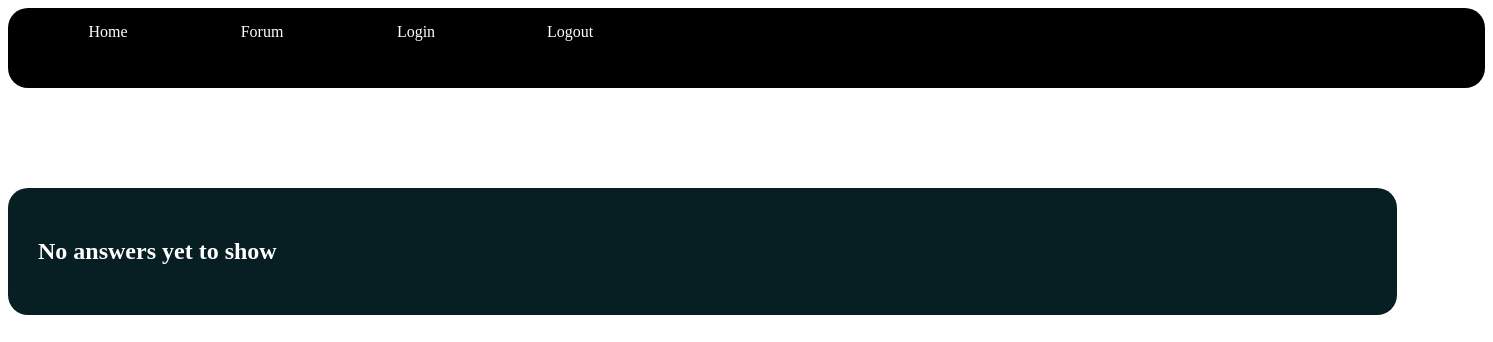
Page /forum/show-answer/2/ on the earlier database version.
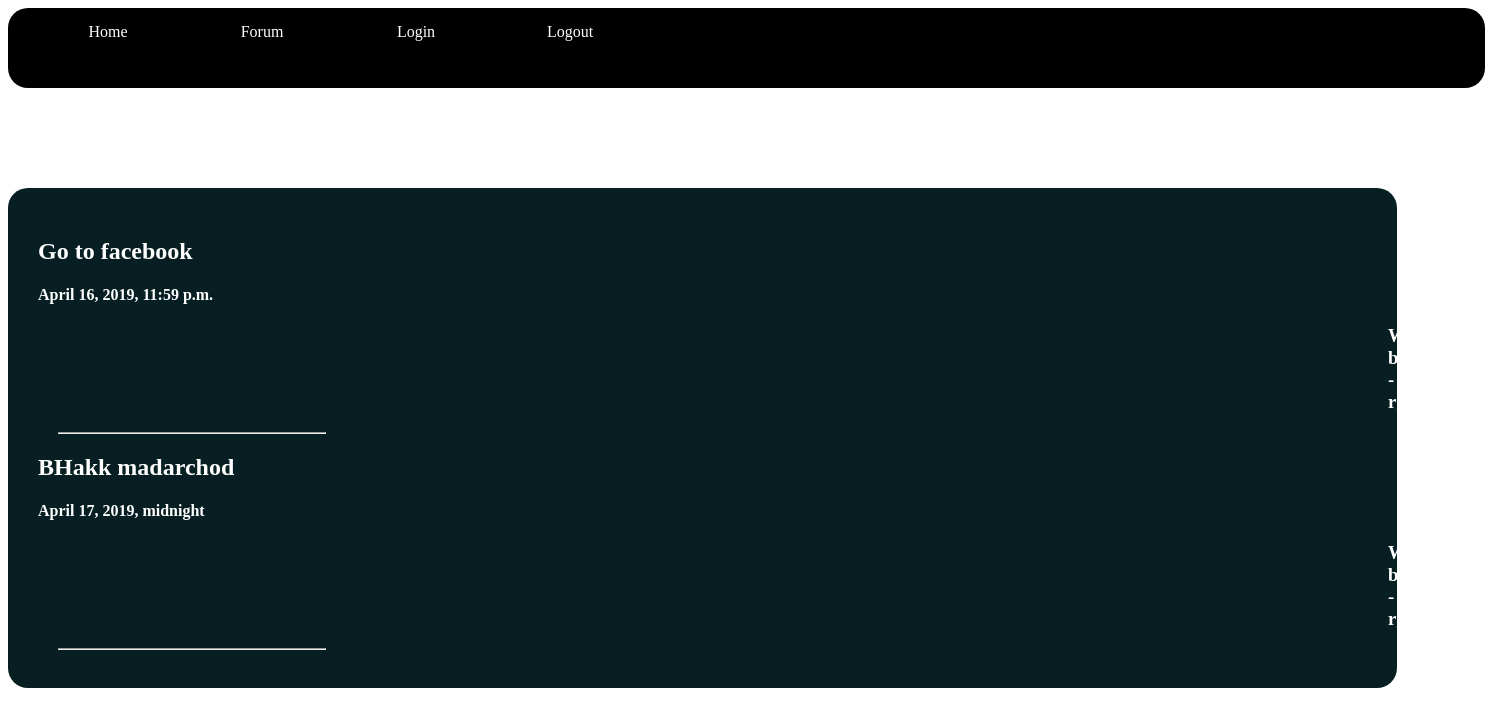
Same page on the later database version.
### main/models.py (models this page shows, shortened)
class answer(models.Model):
	author_a = models.ForeignKey(User, on_delete=models.CASCADE)
	notice_a = models.TextField(max_length=1000,default='',unique = True)
	date_a = models.DateTimeField(default = timezone.now)
	url_a = models.URLField(max_length=100,blank = True)
	ques = models.ForeignKey(question,on_delete=models.CASCADE)

### main/views.py (the view)
# urls.py: path('show-answer/<int:pk>/',answer_detail,name="ans-detail"),
def answer_detail(request,pk):
	kquery = answer.objects.filter(ques = pk)
	context = {'kquery':kquery}
	return render(request,'main/detailanswer.html',context)

### main/templates/main/detailanswer.html (shortened to what this page needs)
<!DOCTYPE html>
<html>
<head>
</head>
<body>
<div class="nav-container">
		<a id="link" href="{% url 'home' %}">Home</a>
		<a id="link" href="{% url 'forum-home' %}">Forum</a>
		<a id="link" href="{% url 'login' %}">Login</a>
		<a id="link" href="{% url 'logout' %}">Logout</a>
</div>
<div class="content">
	{% if not kquery %}
		<h2>No answers yet to show</h2>
	{% else %}
		{% for s in kquery %}
			<h2>{{ s.notice_a }}</h2>
			<h4>{{ s.date_a }}</h4>
			<h3> Written by -{{ s.author_a }}</h3>
			<hr>
		{% endfor %}
	{% endif %}
</div>
</body>
</html>

Differences in the rows shown:
added answer: notice_a "Go to facebook", date_a "April 16, 2019, 11:59 p.m.", author_a "rgrichesh45"
added answer: notice_a "BHakk madarchod", date_a "April 17, 2019, midnight", author_a "rgrichesh45"
Other differences:
text no longer shown: "No answers yet to show"
